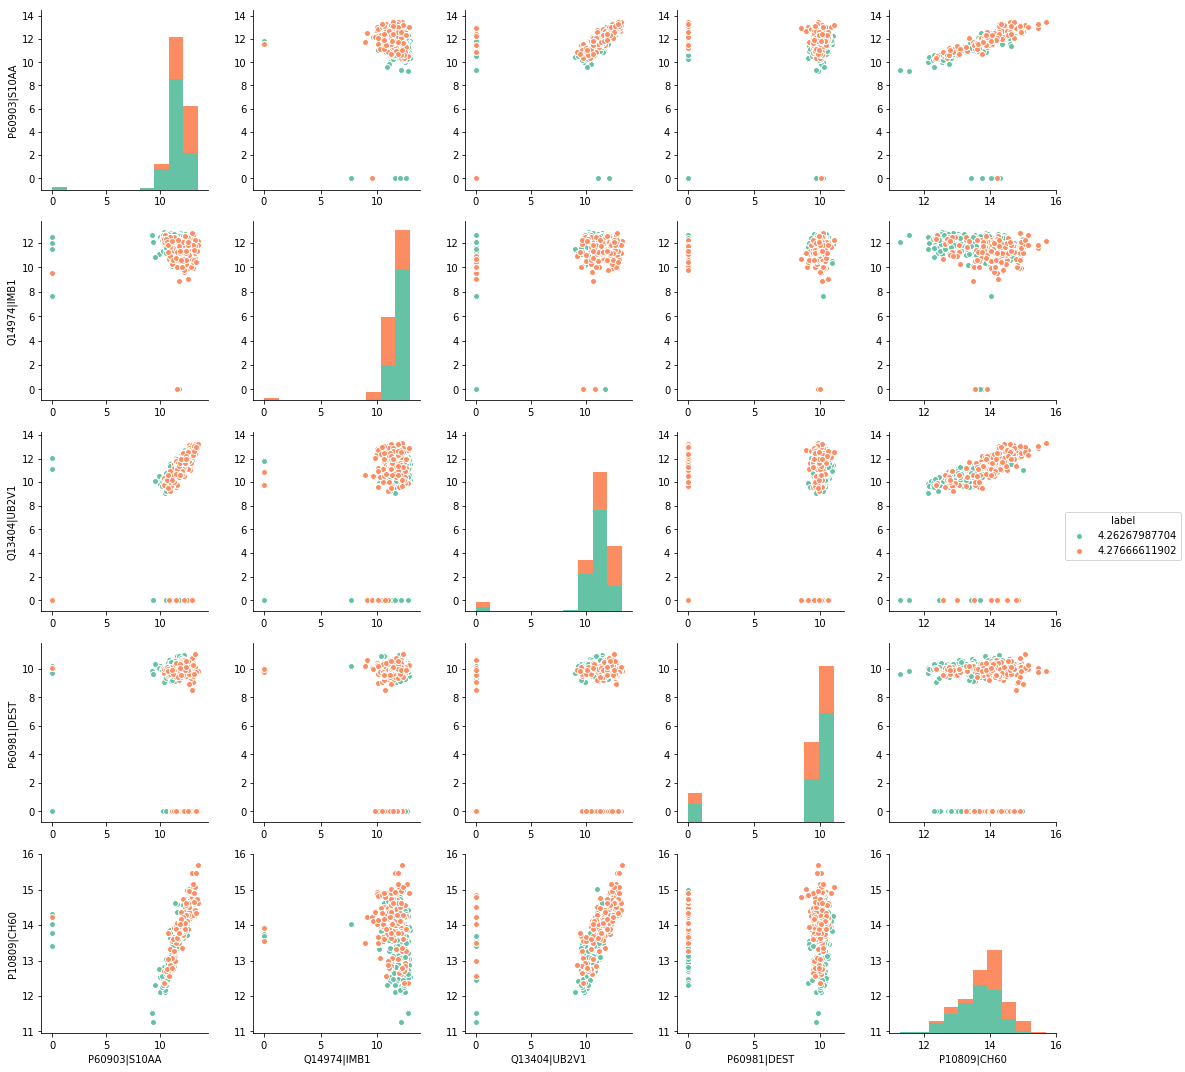

Write the Python code that produced this figure.
# -*- coding: utf-8 -*-
'''
Created on 2017��1��24��

@author: ZQZ
'''

import numpy as np
import pandas as pd
import matplotlib.pyplot as plt
import seaborn as sns


df = pd.read_csv('#########.csv')

#deal with your dataframe.
df = df[['1/sp|P60903|S10AA_HUMAN', '1/sp|Q14974|IMB1_HUMAN', 
         '2/sp|Q13404|UB2V1_HUMAN/sp|Q15819|UB2V2_HUMAN', 
         '1/sp|P60981|DEST_HUMAN', '1/sp|P10809|CH60_HUMAN', 'label']]
        #'1/sp|P60903|S10AA_HUMAN', '1/sp|Q14974|IMB1_HUMAN', '2/sp|Q13404|UB2V1_HUMAN/sp|Q15819|UB2V2_HUMAN', '1/sp|P60981|DEST_HUMAN', '1/sp|P10809|CH60_HUMAN'

df['label'] = df['label'].astype(int)
df = df[(df['label'] ==71) | (df['label'] ==72)]


df.columns = ['P60903|S10AA', 'Q14974|IMB1', 
              'Q13404|UB2V1','P60981|DEST',
              'P10809|CH60', 'label']

df.to_csv('top5_tumor_71_72.csv')
#df['label'] = df['label'].apply(lambda x : 0 if x == 71 else 1)


# As I didn't find the way of change the transparency or other parameters of sns pair plot, so at the end, I draw these plots manually.
markers = ["o", "o"]

sns.pairplot(data=df, kind="reg", 
             vars=['P60903|S10AA', 'Q14974|IMB1', 
              'Q13404|UB2V1','P60981|DEST',
              'P10809|CH60'],
             hue="label", markers=markers, palette="Set2", size=3)
plt.show()


sns.pairplot(data=df, kind="scatter", 
             vars=['P60903|S10AA', 'Q14974|IMB1', 
              'Q13404|UB2V1','P60981|DEST',
              'P10809|CH60'],
             hue="label", markers=markers, palette="Set2", size=3)

plt.show()
